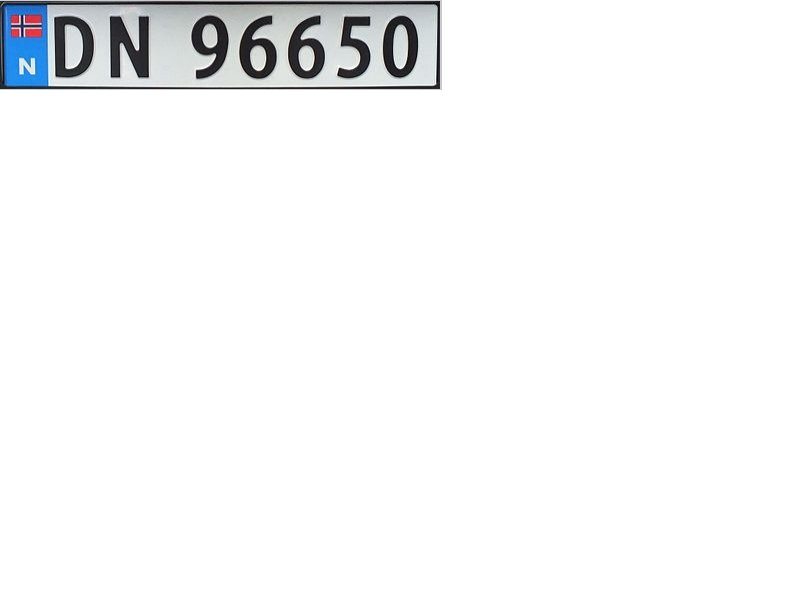
#> input picture norwegian-sample.jpg, 800 x 600 px, given in place of -, which was not available
$ python -i synthesizer.py   (imports and definitions only)   (Python 2 division)
#> lines starting #> are read from the running program, lines starting #| are printed output that depends on the picture; pictures that were not available may be replaced by others from this repository, and a replacement may not be noted
from PIL import Image
from PIL import ImageFont, ImageDraw
import numpy
import random
import os

FONT_PATH = "./UKNumberPlate.ttf"
FONT_SIZE = 22
PLATE_SIZE = (20,94)
IMAGE_SIZE = (256, 256)

LETTERS = "ABCDEFGHIJKLMNOPQRSTUVWXYZ"
DIGITS = "0123456789"

# 1 time: load font
font = ImageFont.truetype(FONT_PATH, FONT_SIZE)


def random_plate_string(pattern ="AA DDDDD"):
    # default pattern is the norwegian standard plate

    # generate a random plate
    # A = random letter, A-Z
    # D = random digit, 0-9
    # anyting else is returned as is
    #
    # e.g_ "AA-DDD-ZZ" could return "CQ-3256-ZZ"
#> called with pattern = 'AA DDDDD'
    result = ""
    for c in pattern:
        if c == "A":
            result += random.choice(LETTERS)
        elif c == "D":
            result += random.choice(DIGITS)
        else:
            result += c
    return result


def random_coords(bounds, object):
    max_x, max_y = bounds[0] - object[0], bounds[1]- object[1]
    ys = range(0, max_y)
    xs = range(0, max_x)
    return random.choice(xs),random.choice(ys)


def generate_plate(height, width, text, font, rotation=0, scale=1):
    # Generates a white plate with the given text in black
#> called with height = 20, width = 94, text = 'MY 60487', rotation = 0, scale = 1
    plate = Image.new("L", (width, height), (150))
#> plate: PIL image 94x20 L; every value is 150
    draw = ImageDraw.Draw(plate)
    draw.text((2, 2), text, (0), font=font)
    if rotation:
        plate = plate.rotate(rotation)
    plate = plate.resize([int(scale*s) for s in plate.size])
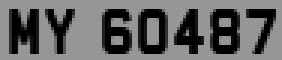
#> plate: PIL image 94x20 L (shown 3 times larger); min 0, max 150, mean 99.9
    return plate


def generate(bgs, number=1):
    plate_text = random_plate_string()
    ##rotation = random.random()
    plate = generate_plate(PLATE_SIZE[0],PLATE_SIZE[1], plate_text,  font)

    plate_position = random_coords(IMAGE_SIZE, plate.size)
#> plate_position = (103, 235)

    # open image, convert to grayscale and resize it to wanted size
    background = Image.open(random.choice(bgs))
#> background is the input picture: PIL image 800x600 RGB; mean R, G, B 245.8, 246.4, 247
    background = background.convert('L')
#> background: PIL image 800x600 L
    background = background.resize(IMAGE_SIZE, Image.BILINEAR)
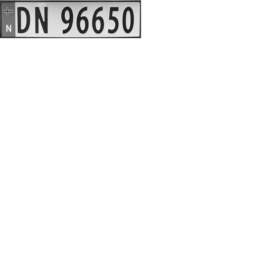
#> background: PIL image 256x256 L; min 29, max 255, mean 246.3

    # paste plate onto image
    background.paste(plate, plate_position)
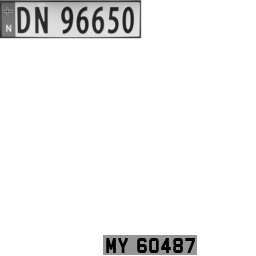
#> background: PIL image 256x256 L; min 0, max 255, mean 241.8


    return background, plate_position, plate_text

# [64 lines left out: functions text_to_one_hot, position_to_one_hot, generate_training_touple, init_bg_file_list, training_set_first_letter, not called in this run]


# [3 lines not run here, left out]

# [13 lines left out: function test, not called in this run]

>>> result = generate('norwegian-sample.jpg')
